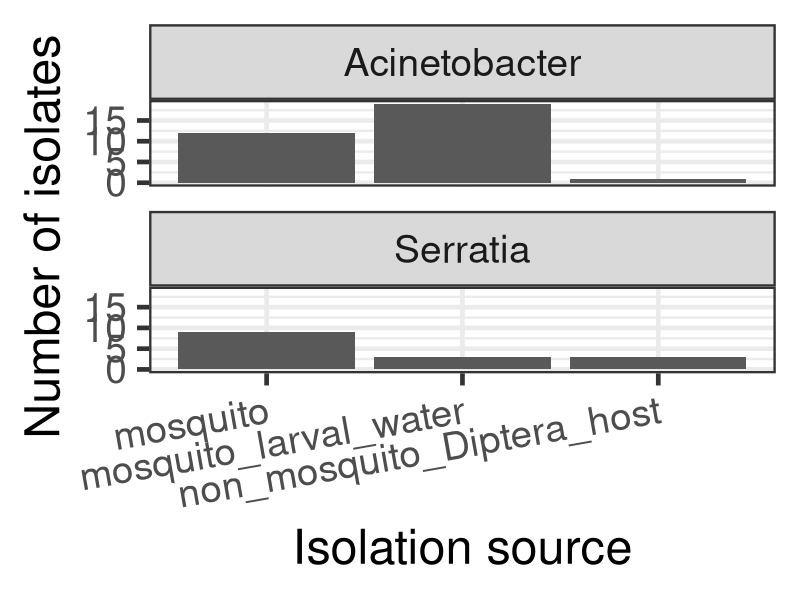
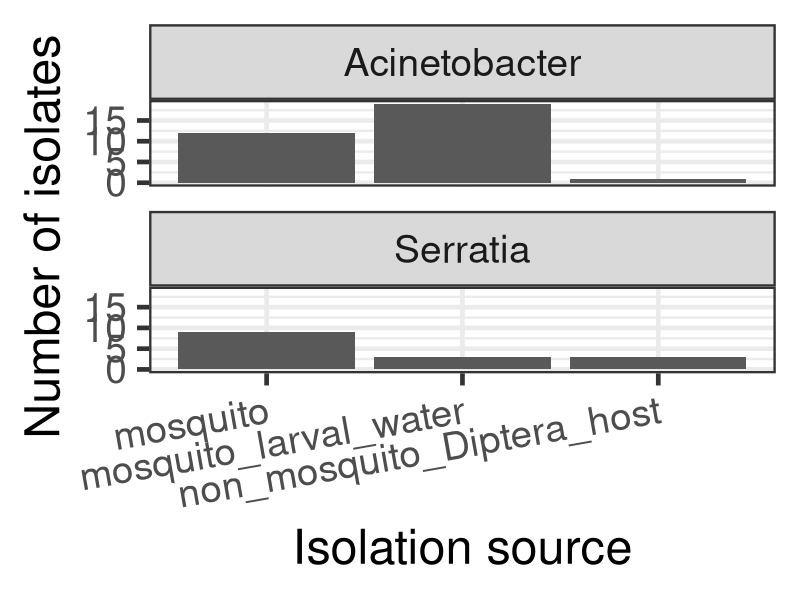

The R script that drew these images, in order:
library(tidyverse)

mosaic <- read_csv("S1_Table_MosAIC_Metadata_Final2 (3).csv")
#-----------------------------------------------------------------------------#

# plot Serratia and Acinetobacter
mosaic %>%
  filter(gtdb_genus == "Serratia" | gtdb_genus == "Acinetobacter") %>%
  group_by(sample_source, gtdb_genus) %>%
  summarise(number_isolates = n()) %>%
  ggplot() + 
  aes(x = sample_source, y = number_isolates) + 
  geom_bar(stat = "identity") + 
  theme_bw(base_size = 35) + 
  theme(axis.text.x = element_text(angle = 10, hjust = 1)) + 
  xlab("Isolation source") + 
  ylab("Number of isolates") + 
  facet_wrap(facets = "gtdb_genus", nrow = 3)
  
ggsave("Isolation_Sources.pdf", height = 10, width = 10)

#-----------------------------------------------------------------------------#
# Summaries
mosaic %>%
  filter(gtdb_genus == "Serratia" | gtdb_genus == "Acinetobacter") %>%
  group_by(sample_source, gtdb_genus) %>%
  summarise(number_isolates = n())
